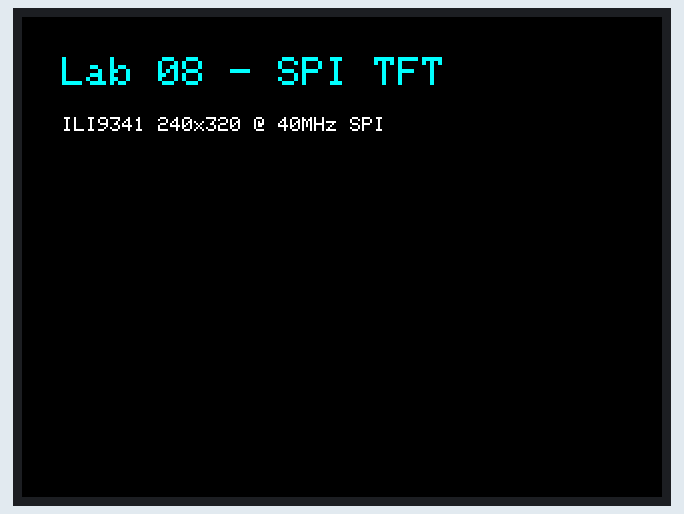
Simulated run of this program. Board: ESP32. Parts: 320×240 colour display.

Above: at 0.3 s.
At 1.9 s:
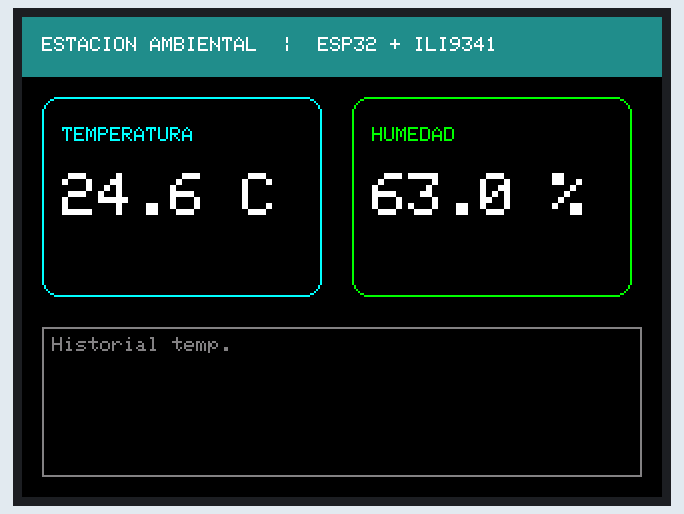
At 7.0 s:
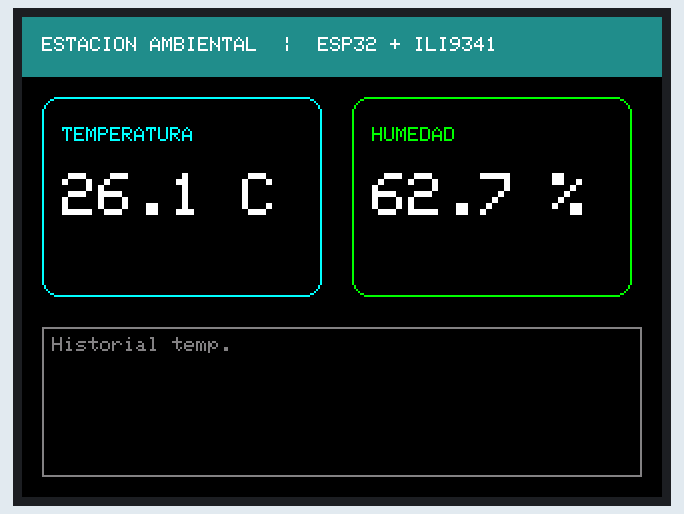
At 12.7 s:
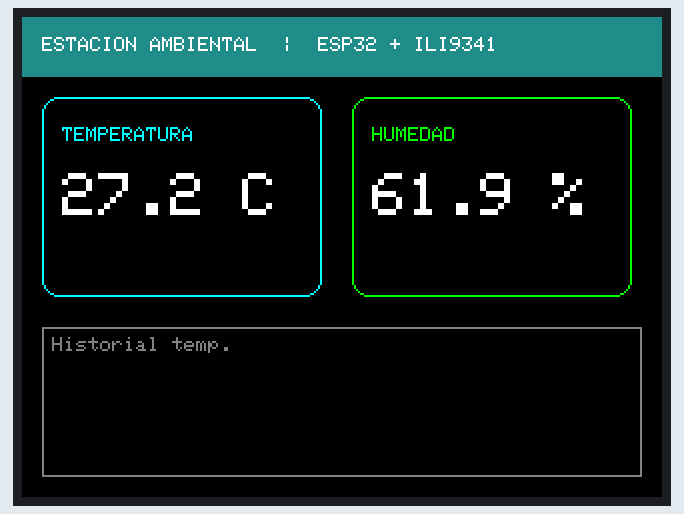
At 26.1 s:
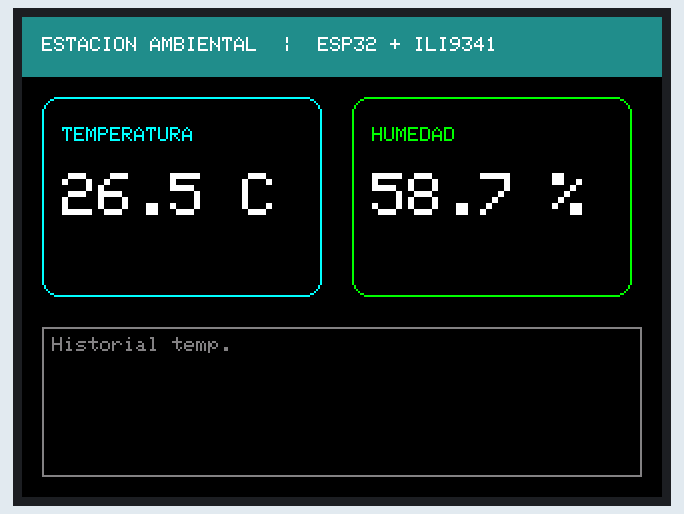
At 39.5 s:
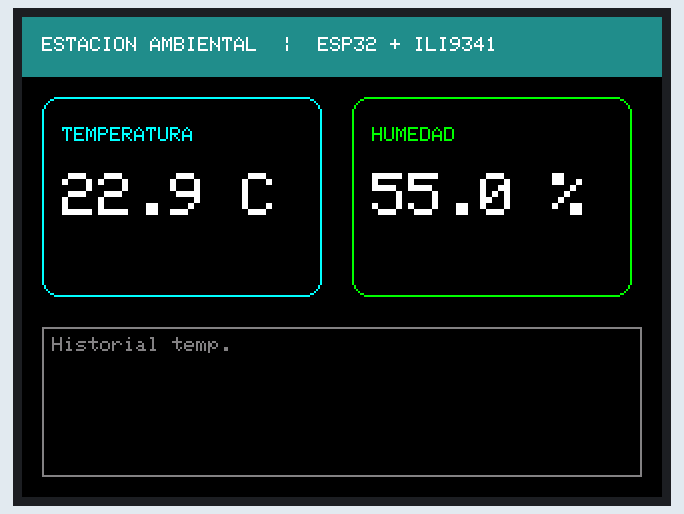

The program:

main.cpp
```cpp
#include <Arduino.h>

// lab08_spi_tft_ili9341.ino (ESP32)
#include <Adafruit_GFX.h>
#include <Adafruit_ILI9341.h>
#include <SPI.h>

// Pines SPI para ESP32
#define TFT_CS   5
#define TFT_DC  21
#define TFT_RST 22

Adafruit_ILI9341 tft = Adafruit_ILI9341(TFT_CS, TFT_DC, TFT_RST);

// Colores custom RGB565
#define NARANJA 0xFD20
#define GRIS    0x8410

float temperatura = 24.5;  // Reemplazar con lectura real del sensor
float humedad = 58.3;
int frameCount = 0;


void dibujarPanel() {
    // Barra superior
   // tft.fillRect(0, 0, 320, 30, P.midBlue 0x2471);  // usar valor numerico 0x2471
    tft.fillRect(0, 0, 320, 30, 0x2471);
    tft.setTextColor(ILI9341_WHITE); tft.setTextSize(1);
    tft.setCursor(10, 10); tft.print("ESTACION AMBIENTAL  |  ESP32 + ILI9341");
    // Marco temperatura
    tft.drawRoundRect(10, 40, 140, 100, 8, ILI9341_CYAN);
    tft.setTextColor(ILI9341_CYAN); tft.setTextSize(1);
    tft.setCursor(20, 55); tft.print("TEMPERATURA");
    // Marco humedad
    tft.drawRoundRect(165, 40, 140, 100, 8, ILI9341_GREEN);
    tft.setTextColor(ILI9341_GREEN); tft.setTextSize(1);
    tft.setCursor(175, 55); tft.print("HUMEDAD");
    // Grafica historica (area inferior)
    tft.drawRect(10, 155, 300, 75, GRIS);
    tft.setTextColor(GRIS); tft.setTextSize(1);
    tft.setCursor(15, 160); tft.print("Historial temp.");
}

void actualizarDatos(float temp, float hum) {
    // Actualizar temperatura (borrar area previa y redibujar)
    tft.fillRect(15, 70, 125, 55, ILI9341_BLACK);
    tft.setTextColor(ILI9341_WHITE); tft.setTextSize(3);
    tft.setCursor(20, 78);
    tft.print(temp, 1); tft.print(" C");
    // Actualizar humedad
    tft.fillRect(170, 70, 125, 55, ILI9341_BLACK);
    tft.setTextColor(ILI9341_WHITE); tft.setTextSize(3);
    tft.setCursor(175, 78);
    tft.print(hum, 1); tft.print(" %");
}


void setup() {
    Serial.begin(115200);
    tft.begin();
    tft.setRotation(1);  // landscape
    tft.fillScreen(ILI9341_BLACK);
    // Pantalla de bienvenida
    tft.setTextColor(ILI9341_CYAN);
    tft.setTextSize(2);
    tft.setCursor(20, 20);
    tft.println("Lab 08 - SPI TFT");
    tft.setTextColor(ILI9341_WHITE);
    tft.setTextSize(1);
     tft.setCursor(20, 50);
    tft.println("ILI9341 240x320 @ 40MHz SPI");
    delay(1500);
    tft.fillScreen(ILI9341_BLACK);
    dibujarPanel() ;
}


void loop() {
    frameCount++;
    // Simular variacion del sensor (reemplazar con lectura I2C real)
    temperatura = 24.5 + sin(frameCount * 0.05) * 3.0;
    humedad     = 58.0 + cos(frameCount * 0.03) * 5.0;
    actualizarDatos(temperatura, humedad);
    delay(500);
}
```

Measured:
- what the display in image 2 shows lasts 0.5 s, from 7.0 s to 7.5 s
- what the display in image 3 shows lasts 1.0 s, from 12.7 s to 13.7 s
